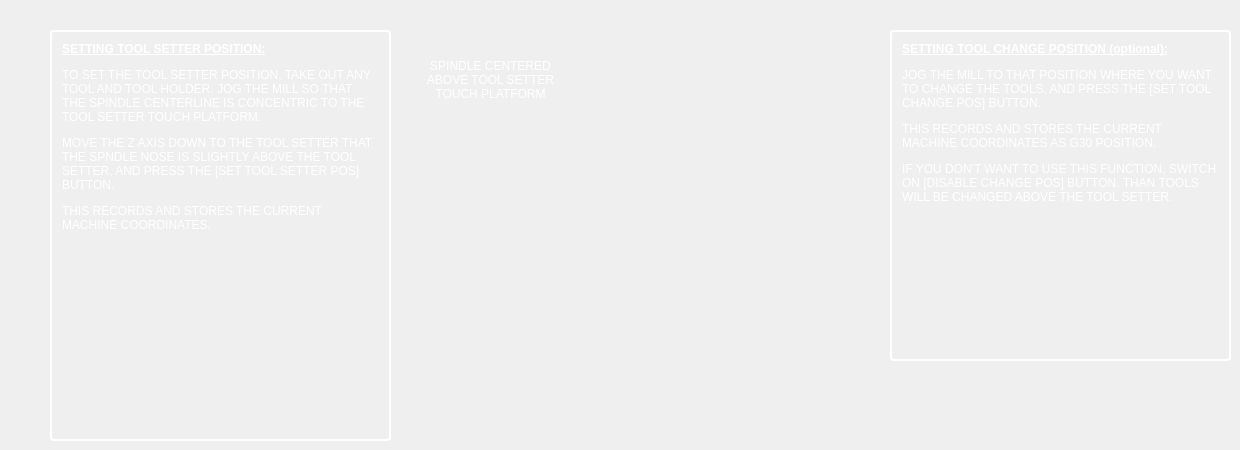
                 <widget class="QWidget" name="page_positions">
                  <widget class="QLabel" name="label_12">
                   <property name="geometry">
                    <rect>
                     <x>50</x>
                     <y>30</y>
                     <width>341</width>
                     <height>411</height>
                    </rect>
                   </property>
                   <property name="sizePolicy">
                    <sizepolicy hsizetype="Fixed" vsizetype="Fixed">
                     <horstretch>0</horstretch>
                     <verstretch>0</verstretch>
                    </sizepolicy>
                   </property>
                   <property name="maximumSize">
                    <size>
                     <width>500</width>
                     <height>450</height>
                    </size>
                   </property>
                   <property name="styleSheet">
                    <string notr="true">QLabel {
    border-style: solid;
    border-color: white;
    border-width: 2px;
    border-radius: 4px;
    color: white;
    font: 14pt &quot;Bebas Kai&quot;;
    padding-right: 10px;
}</string>
                   </property>
                   <property name="text">
                    <string>&lt;html&gt;

&lt;head /&gt;

&lt;body&gt;
    &lt;p&gt;&lt;span style=&quot; font-weight:600; text-decoration: underline;&quot;&gt;SETTING TOOL SETTER POSITION:&lt;/span&gt;&lt;/p&gt;
    &lt;p&gt;TO SET THE TOOL SETTER POSITION, TAKE OUT ANY TOOL AND TOOL HOLDER. JOG THE MILL SO THAT THE SPINDLE CENTERLINE IS CONCENTRIC TO THE TOOL SETTER
        TOUCH PLATFORM. &lt;/p&gt;
    &lt;p&gt;MOVE THE Z AXIS DOWN TO THE TOOL SETTER THAT THE SPNDLE NOSE IS SLIGHTLY ABOVE THE TOOL SETTER, AND PRESS THE [SET TOOL SETTER POS] BUTTON. &lt;/p&gt;
    &lt;p&gt;THIS RECORDS AND STORES THE CURRENT MACHINE COORDINATES.&lt;/p&gt;
&lt;/body&gt;

&lt;/html&gt;</string>
                   </property>
                   <property name="alignment">
                    <set>Qt::AlignLeading|Qt::AlignLeft|Qt::AlignTop</set>
                   </property>
                   <property name="wordWrap">
                    <bool>true</bool>
                   </property>
                   <property name="margin">
                    <number>10</number>
                   </property>
                   <property name="indent">
                    <number>10</number>
                   </property>
                  </widget>
                  <widget class="QLabel" name="label_51">
                   <property name="geometry">
                    <rect>
                     <x>473</x>
                     <y>208</y>
                     <width>171</width>
                     <height>131</height>
                    </rect>
                   </property>
                   <property name="styleSheet">
                    <string notr="true">image: url(:/images/tool_probe.png);</string>
                   </property>
                   <property name="text">
                    <string/>
                   </property>
                   <property name="scaledContents">
                    <bool>true</bool>
                   </property>
                  </widget>
                  <widget class="QLabel" name="label_53">
                   <property name="geometry">
                    <rect>
                     <x>409</x>
                     <y>130</y>
                     <width>161</width>
                     <height>221</height>
                    </rect>
                   </property>
                   <property name="styleSheet">
                    <string notr="true">image: url(:/images/atc_spindle_tool.png);</string>
                   </property>
                   <property name="text">
                    <string/>
                   </property>
                   <property name="scaledContents">
                    <bool>true</bool>
                   </property>
                  </widget>
                  <widget class="QLabel" name="label_151">
                   <property name="geometry">
                    <rect>
                     <x>420</x>
                     <y>40</y>
                     <width>141</width>
                     <height>81</height>
                    </rect>
                   </property>
                   <property name="styleSheet">
                    <string notr="true">QLabel{
font: 15pt &quot;Bebas Kai&quot;;
color: white;
}</string>
                   </property>
                   <property name="lineWidth">
                    <number>0</number>
                   </property>
                   <property name="text">
                    <string>&lt;html&gt;&lt;head/&gt;&lt;body&gt;&lt;p&gt;SPINDLE CENTERED ABOVE TOOL SETTER TOUCH PLATFORM&lt;/p&gt;&lt;/body&gt;&lt;/html&gt;</string>
                   </property>
                   <property name="alignment">
                    <set>Qt::AlignCenter</set>
                   </property>
                   <property name="wordWrap">
                    <bool>true</bool>
                   </property>
                   <property name="indent">
                    <number>0</number>
                   </property>
                  </widget>
                  <widget class="QLabel" name="label_57">
                   <property name="enabled">
                    <bool>true</bool>
                   </property>
                   <property name="geometry">
                    <rect>
                     <x>430</x>
                     <y>207</y>
                     <width>120</width>
                     <height>150</height>
                    </rect>
                   </property>
                   <property name="text">
                    <string/>
                   </property>
                   <property name="scaledContents">
                    <bool>true</bool>
                   </property>
                  </widget>
                  <widget class="QLabel" name="label_14">
                   <property name="geometry">
                    <rect>
                     <x>890</x>
                     <y>30</y>
                     <width>341</width>
                     <height>331</height>
                    </rect>
                   </property>
                   <property name="sizePolicy">
                    <sizepolicy hsizetype="Fixed" vsizetype="Fixed">
                     <horstretch>0</horstretch>
                     <verstretch>0</verstretch>
                    </sizepolicy>
                   </property>
                   <property name="maximumSize">
                    <size>
                     <width>500</width>
                     <height>450</height>
                    </size>
                   </property>
                   <property name="styleSheet">
                    <string notr="true">QLabel {
    border-style: solid;
    border-color: white;
    border-width: 2px;
    border-radius: 4px;
    color: white;
    font: 14pt &quot;Bebas Kai&quot;;
    padding-right: 10px;
}</string>
                   </property>
                   <property name="text">
                    <string>&lt;html&gt;

&lt;head /&gt;

&lt;body&gt;
    &lt;p&gt;&lt;span style=&quot; font-weight:600; text-decoration: underline;&quot;&gt;SETTING TOOL CHANGE POSITION (optional):&lt;/span&gt;&lt;/p&gt;
    &lt;p&gt;JOG THE MILL TO THAT POSITION WHERE YOU WANT TO CHANGE THE TOOLS, AND PRESS THE [SET TOOL CHANGE POS] BUTTON. &lt;/p&gt;
    &lt;p&gt;THIS RECORDS AND STORES THE CURRENT MACHINE COORDINATES AS G30 POSITION.&lt;/p&gt;
    &lt;p&gt;IF YOU DON'T WANT TO USE THIS FUNCTION, SWITCH ON [DISABLE CHANGE POS] BUTTON. THAN TOOLS WILL BE CHANGED ABOVE THE TOOL SETTER.&lt;/p&gt;
&lt;/body&gt;

&lt;/html&gt;</string>
                   </property>
                   <property name="alignment">
                    <set>Qt::AlignLeading|Qt::AlignLeft|Qt::AlignTop</set>
                   </property>
                   <property name="wordWrap">
                    <bool>true</bool>
                   </property>
                   <property name="margin">
                    <number>10</number>
                   </property>
                   <property name="indent">
                    <number>10</number>
                   </property>
                  </widget>
                  <zorder>label_12</zorder>
                  <zorder>label_53</zorder>
                  <zorder>label_151</zorder>
                  <zorder>label_57</zorder>
                  <zorder>label_14</zorder>
                  <zorder>label_51</zorder>
                 </widget>
